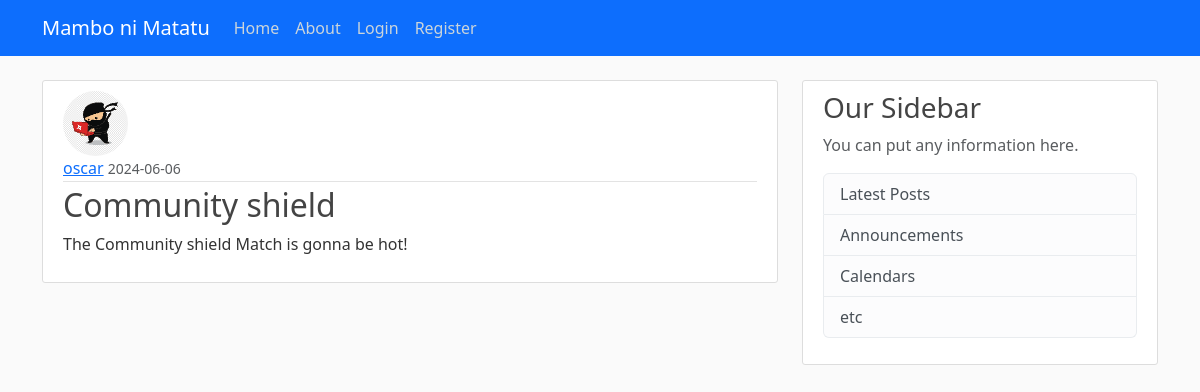
Screenshot of /post/3 with the database file from the repository.
### app/models.py (models this page shows, shortened)
class User(db.Model, UserMixin):
    id = db.Column(db.Integer, primary_key=True)
    username = db.Column(db.String(12), unique=True, nullable=False)
    email = db.Column(db.String(120), unique=True, nullable=False)
    image_file = db.Column(db.String(20), nullable=False, default='default.jpg')
    password = db.Column(db.String(60), nullable=False)
    posts = db.relationship('Post', backref='author', lazy=True)

class Post(db.Model):
    id = db.Column(db.Integer, primary_key=True)
    title = db.Column(db.String(100), nullable=False)
    content = db.Column(db.Text, nullable=False)
    date_posted = db.Column(db.DateTime, nullable=False, default=datetime.utcnow)
    user_id = db.Column(db.Integer, db.ForeignKey('user.id'), nullable=False)

### app/routes.py (the view)
@app.route("/post/<int:post_id>")
def post(post_id):
    post = Post.query.get_or_404(post_id)
    return render_template('post.html', title=post.title, post=post)

### app/templates/post.html (shortened to what this page needs)
{% extends "base.html" %} {% block content %}
<article class="media content-section">
  <img
    class="rounded-circle article-img"
    src="{{ url_for('static', filename='profile_pics/' + post.author.image_file) }}"
  />
  <div class="media-body">
    <div class="article-metadata">
      <a
        class="mr-2"
        href="{{ url_for('user_posts', username=post.author.username) }}"
        >{{ post.author.username }}</a
      >
      <small class="text-muted"
        >{{ post.date_posted.strftime('%Y-%m-%d') }}</small
      >
    </div>
    <h2 class="article-title">{{ post.title }}</h2>
    <p class="article-content">{{ post.content }}</p>
  </div>
</article>
{% endblock content %}

### app/static/main.css (style rules this page uses)
body { background: #fafafa; color: #333333; margin-top: 5rem; }
h1, h2, h3, h4, h5, h6 { color: #444444; }
.content-section { background: #ffffff; padding: 10px 20px; border: 1px solid #dddddd; border-radius: 3px; margin-bottom: 20px; }
.article-title { color: #444444; }
.article-content { white-space: pre-line; }
.article-img { height: 65px; width: 65px; margin-right: 16px; }
.article-metadata { padding-bottom: 1px; margin-bottom: 4px; border-bottom: 1px solid #e3e3e3; }

### rows the page displays
User: image_file (picture), author.username "oscar"
Post: date_posted "2024-06-06", title "Community shield", content "The Community shield Match is gonna be hot!"
